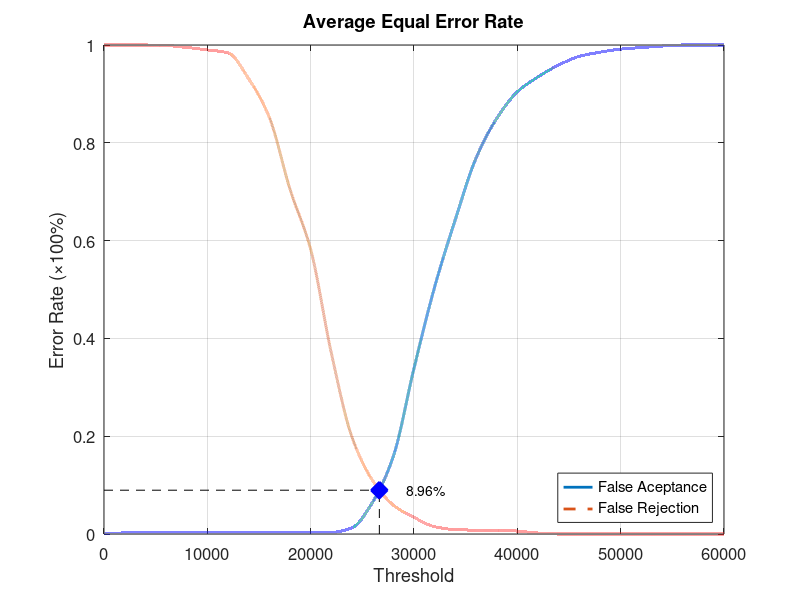
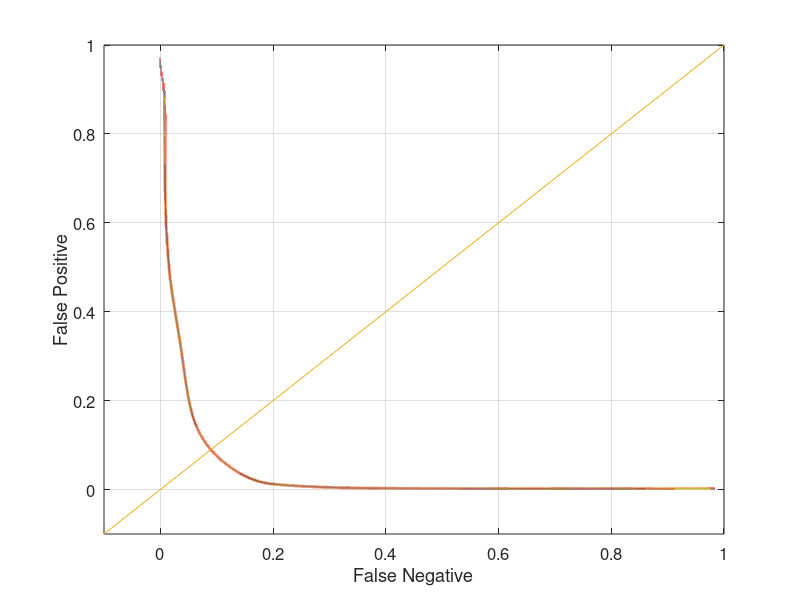

Write MATLAB code to recreate these figures, in order.
function yEER = Database1Average
close all;
clear;
clc;
x = 0:2000:60000;
xq = 0:0.5:60000;

y0 = [0 0.00210526 0.00210526 0.00210526 0.00210526 0.00210526 0.00210526 0.00210526 0.00210526 0.00210526 0.00210526 0.0031579 0.0126316 0.0652632 0.158947 0.338947 0.505263 0.643158 0.768421 0.849474 0.90421 0.934737 0.958947 0.976842 0.985263 0.991579 0.994737 0.997895 1 1 1];
yy0 = interp1(x, y0, xq, 'pchip');
y1 = [1 1 1 0.999 0.995 0.99 0.984 0.931 0.852 0.705 0.582 0.37 0.198 0.109 0.059 0.034 0.015 0.009 0.008 0.008 0.006 0.002 0 0 0 0 0 0 0 0 0];
yy1 = interp1(x, y1, xq, 'pchip');

% Calculating EER: 
y2 = abs(y0 - y1);
find(y2 == min(y2))
yy2 = abs(yy0 - yy1);
xEER = find(yy2 == min(yy2));
xEERIndex = xq(xEER) % X-axis EER
yEER = yy0(xEER) % Y-axis EER

main = figure
plot(xq, yy0,'-','LineWidth', 2);	hold on
plot(xq, yy1,'--','LineWidth', 2);	hold on
plot([xEERIndex xEERIndex], [0 yEER], 'k--');	hold on
plot([0 xEERIndex], [yEER yEER], 'k--');	hold on
plot(xEERIndex, yEER, 'bx', 'LineWidth', 10);	hold on
text(xEERIndex + 10 * xEERIndex / 100, yEER, [num2str(round((10000 * yEER)) / 100) '%'])
legend('False Aceptance', 'False Rejection', 'Location', 'SouthEast')
xlabel('Threshold')
ylabel('Error Rate (\times100%)')
title('Average Equal Error Rate')
set(gca, 'FontSize', 12)
axis([0 60000 0 1])
grid on

print(main, 'Database1AverageMain', '-dpng');
FNRxFPR = figure('Color', [1 1 1]);
plot(yy1, yy0, '-', yy1, yy0, 'LineWidth', 2);
hold on
y = -0.1:0.1:1
plot(y, y); 
set(gca, 'FontSize', 12)
xlabel('False Negative')
ylabel('False Positive')
axis([-0.1 1 -0.1 1])
set(gca, 'FontSize', 12)
grid on

print(FNRxFPR, 'Database1AverageFNRxFPR','-dpng');
end
